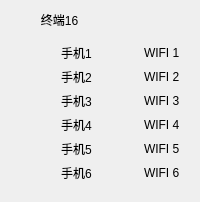
     <widget class="QWidget" name="widget_16" native="true">
      <layout class="QGridLayout" name="gridLayout_18">
       <item row="0" column="0">
        <layout class="QVBoxLayout" name="verticalLayout_17">
         <item>
          <widget class="QLabel" name="label_533">
           <property name="text">
            <string>         终端16</string>
           </property>
          </widget>
         </item>
         <item>
          <widget class="QWidget" name="widget_44" native="true">
           <layout class="QGridLayout" name="gridLayout_44">
            <item row="1" column="0">
             <widget class="LightButton" name="lightButton1_517" native="true"/>
            </item>
            <item row="2" column="0">
             <widget class="LightButton" name="lightButton1_518" native="true"/>
            </item>
            <item row="0" column="2">
             <widget class="LightButton" name="lightButton1_519" native="true"/>
            </item>
            <item row="4" column="2">
             <widget class="LightButton" name="lightButton1_520" native="true"/>
            </item>
            <item row="5" column="0">
             <widget class="LightButton" name="lightButton1_521" native="true"/>
            </item>
            <item row="0" column="0">
             <widget class="LightButton" name="lightButton1_522" native="true"/>
            </item>
            <item row="5" column="2">
             <widget class="LightButton" name="lightButton1_523" native="true"/>
            </item>
            <item row="1" column="2">
             <widget class="LightButton" name="lightButton1_524" native="true"/>
            </item>
            <item row="2" column="2">
             <widget class="LightButton" name="lightButton1_525" native="true"/>
            </item>
            <item row="3" column="2">
             <widget class="LightButton" name="lightButton1_526" native="true"/>
            </item>
            <item row="4" column="0">
             <widget class="LightButton" name="lightButton1_527" native="true"/>
            </item>
            <item row="3" column="0">
             <widget class="LightButton" name="lightButton1_528" native="true"/>
            </item>
            <item row="0" column="3">
             <widget class="QLabel" name="WifiLabel16_1">
              <property name="text">
               <string>WIFI 1</string>
              </property>
             </widget>
            </item>
            <item row="4" column="3">
             <widget class="QLabel" name="WifiLabel16_5">
              <property name="text">
               <string>WIFI 5</string>
              </property>
             </widget>
            </item>
            <item row="3" column="3">
             <widget class="QLabel" name="WifiLabel16_4">
              <property name="text">
               <string>WIFI 4</string>
              </property>
             </widget>
            </item>
            <item row="3" column="1">
             <widget class="QLabel" name="PhoneLabel16_4">
              <property name="text">
               <string>手机4</string>
              </property>
             </widget>
            </item>
            <item row="0" column="1">
             <widget class="QLabel" name="PhoneLabel16_1">
              <property name="text">
               <string>手机1</string>
              </property>
             </widget>
            </item>
            <item row="2" column="1">
             <widget class="QLabel" name="PhoneLabel16_3">
              <property name="text">
               <string>手机3</string>
              </property>
             </widget>
            </item>
            <item row="4" column="1">
             <widget class="QLabel" name="PhoneLabel16_5">
              <property name="text">
               <string>手机5</string>
              </property>
             </widget>
            </item>
            <item row="5" column="1">
             <widget class="QLabel" name="PhoneLabel16_6">
              <property name="text">
               <string>手机6</string>
              </property>
             </widget>
            </item>
            <item row="1" column="1">
             <widget class="QLabel" name="PhoneLabel16_2">
              <property name="text">
               <string>手机2</string>
              </property>
             </widget>
            </item>
            <item row="5" column="3">
             <widget class="QLabel" name="WifiLabel16_6">
              <property name="text">
               <string>WIFI 6</string>
              </property>
             </widget>
            </item>
            <item row="2" column="3">
             <widget class="QLabel" name="WifiLabel16_3">
              <property name="text">
               <string>WIFI 3</string>
              </property>
             </widget>
            </item>
            <item row="1" column="3">
             <widget class="QLabel" name="WifiLabel16_2">
              <property name="text">
               <string>WIFI 2</string>
              </property>
             </widget>
            </item>
           </layout>
          </widget>
         </item>
        </layout>
       </item>
      </layout>
     </widget>
